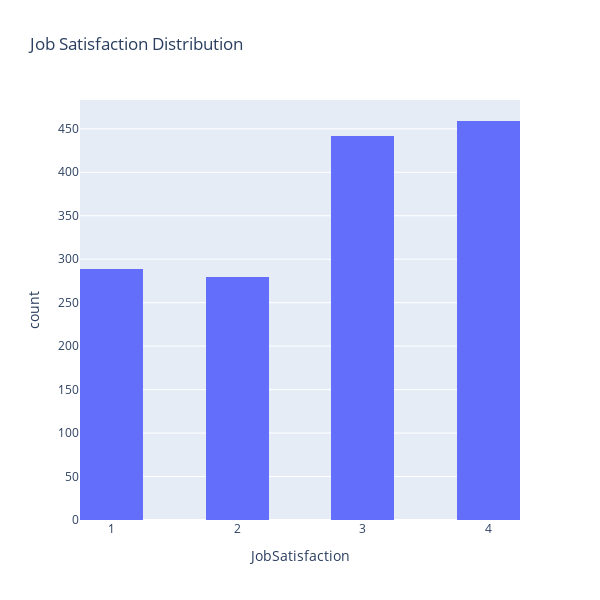

The notebook cell this image was saved under:
### Markdown cell above
### Job Satisfaction Distribution

### Code cell
# Job Satisfaction distribution
fig = px.histogram(data, x='JobSatisfaction', nbins=10, title='Job Satisfaction Distribution')
fig.update_layout(width=600, height=600)
fig.show()

### Figure 1 — Plotly figure (JSON) as saved in the notebook; plotly's stock layout.template omitted (floating-point values rounded to 4 significant figures; data arrays with more than 128 entries replaced by an {"elided": "..."} marker saying what was removed)
{"data": [{"alignmentgroup": "True", "bingroup": "x", "hovertemplate": "JobSatisfaction=%{x}<br>count=%{y}<extra></extra>", "legendgroup": "", "marker": {"color": "#636efa", "pattern": {"shape": ""}}, "name": "", "nbinsx": 10, "offsetgroup": "", "orientation": "v", "showlegend": false, "type": "histogram", "x": {"elided": "1470 int values"}, "xaxis": "x", "yaxis": "y"}], "layout": {"barmode": "relative", "height": 600, "legend": {"tracegroupgap": 0}, "title": {"text": "Job Satisfaction Distribution"}, "width": 600, "xaxis": {"anchor": "y", "autorange": true, "domain": [0, 1], "range": [0.75, 4.25], "title": {"text": "JobSatisfaction"}, "type": "linear"}, "yaxis": {"anchor": "x", "autorange": true, "domain": [0, 1], "range": [0, 483.2], "title": {"text": "count"}}}}
